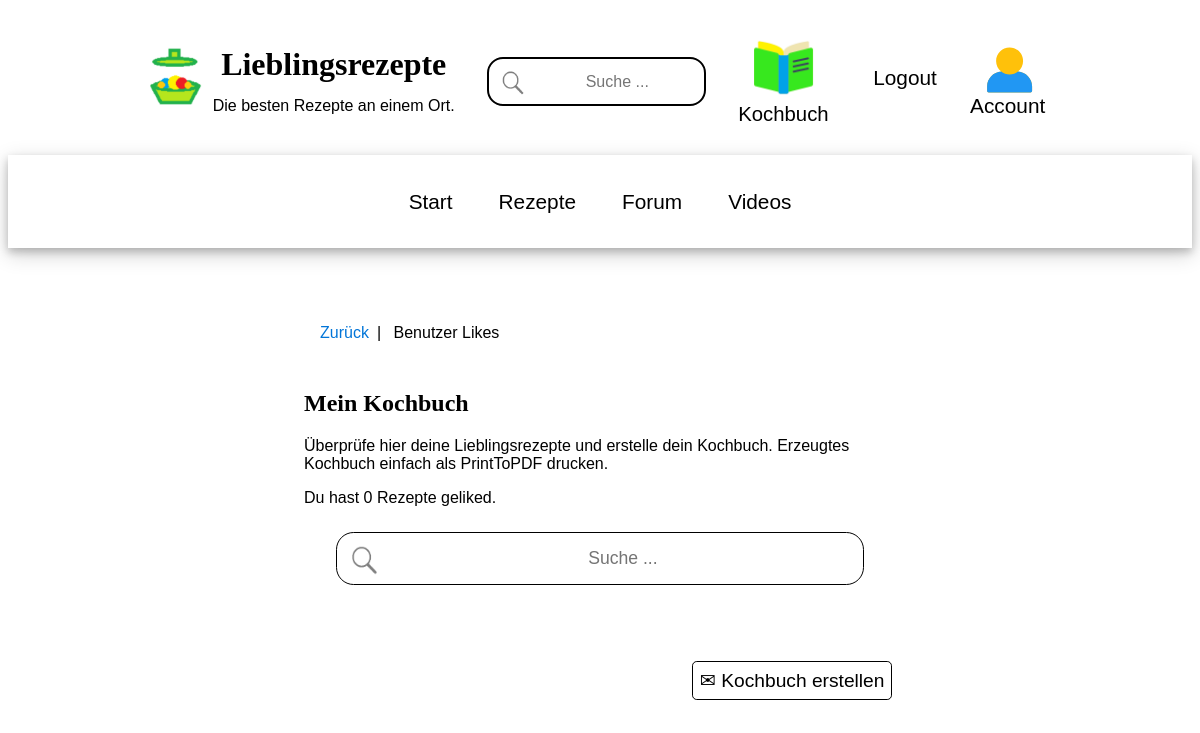
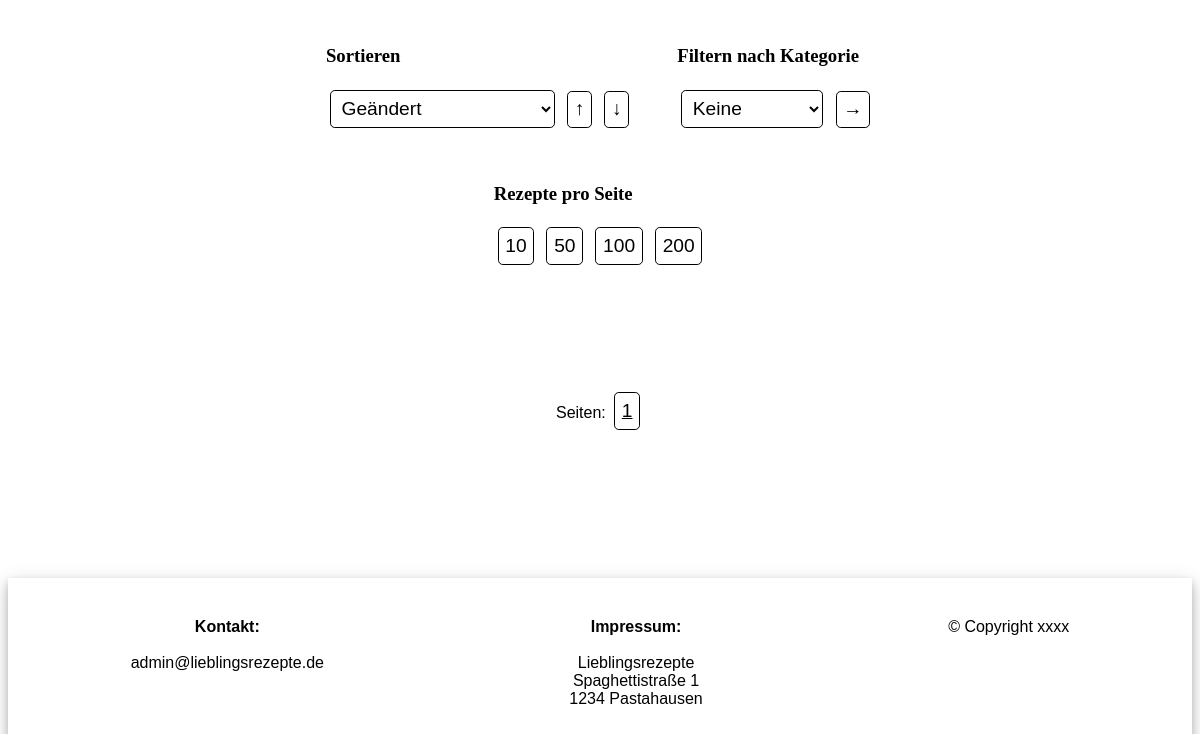
Before: /recipes-likes/ (signed in) with the older database file (2 pictures, top to bottom).
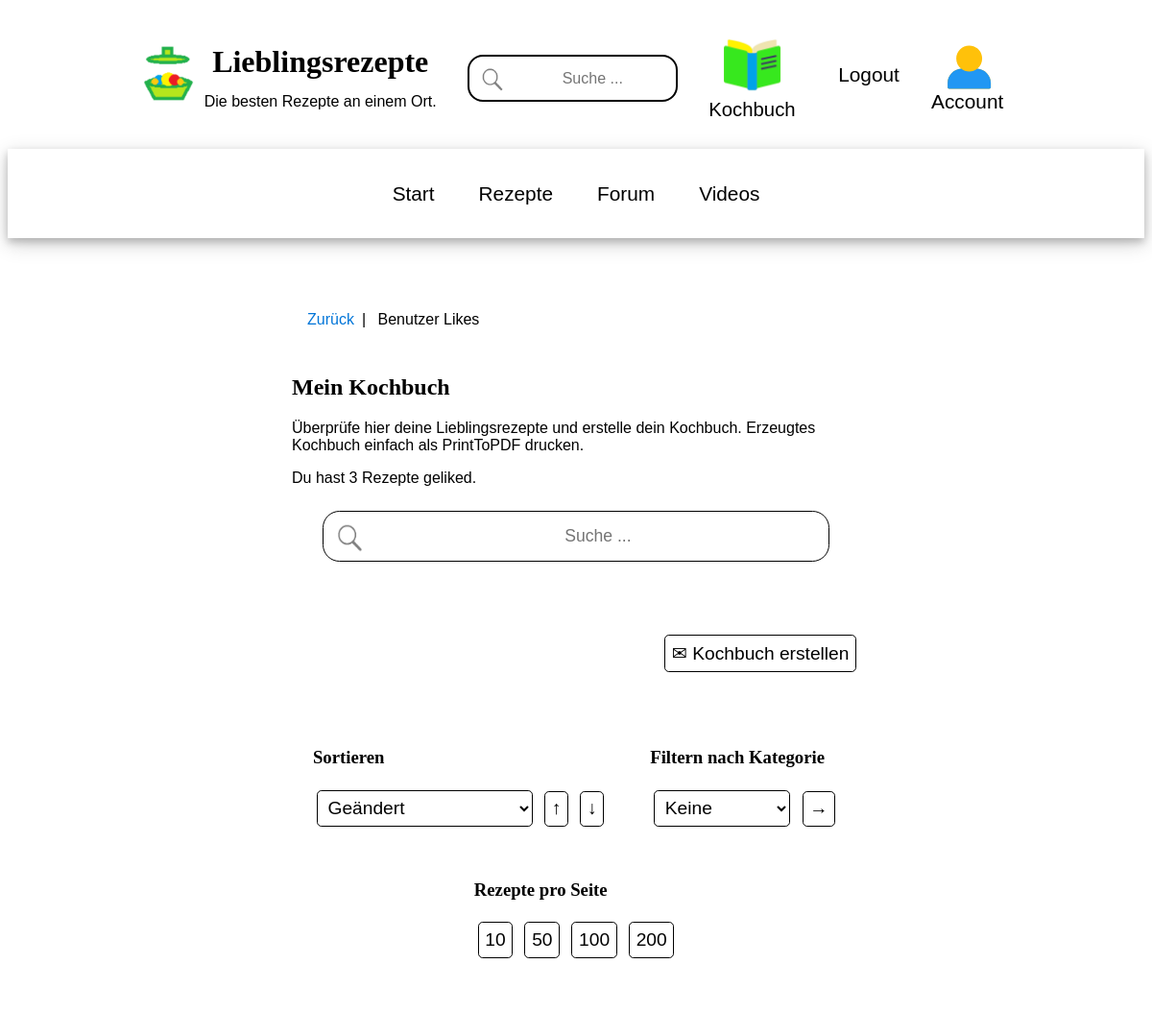
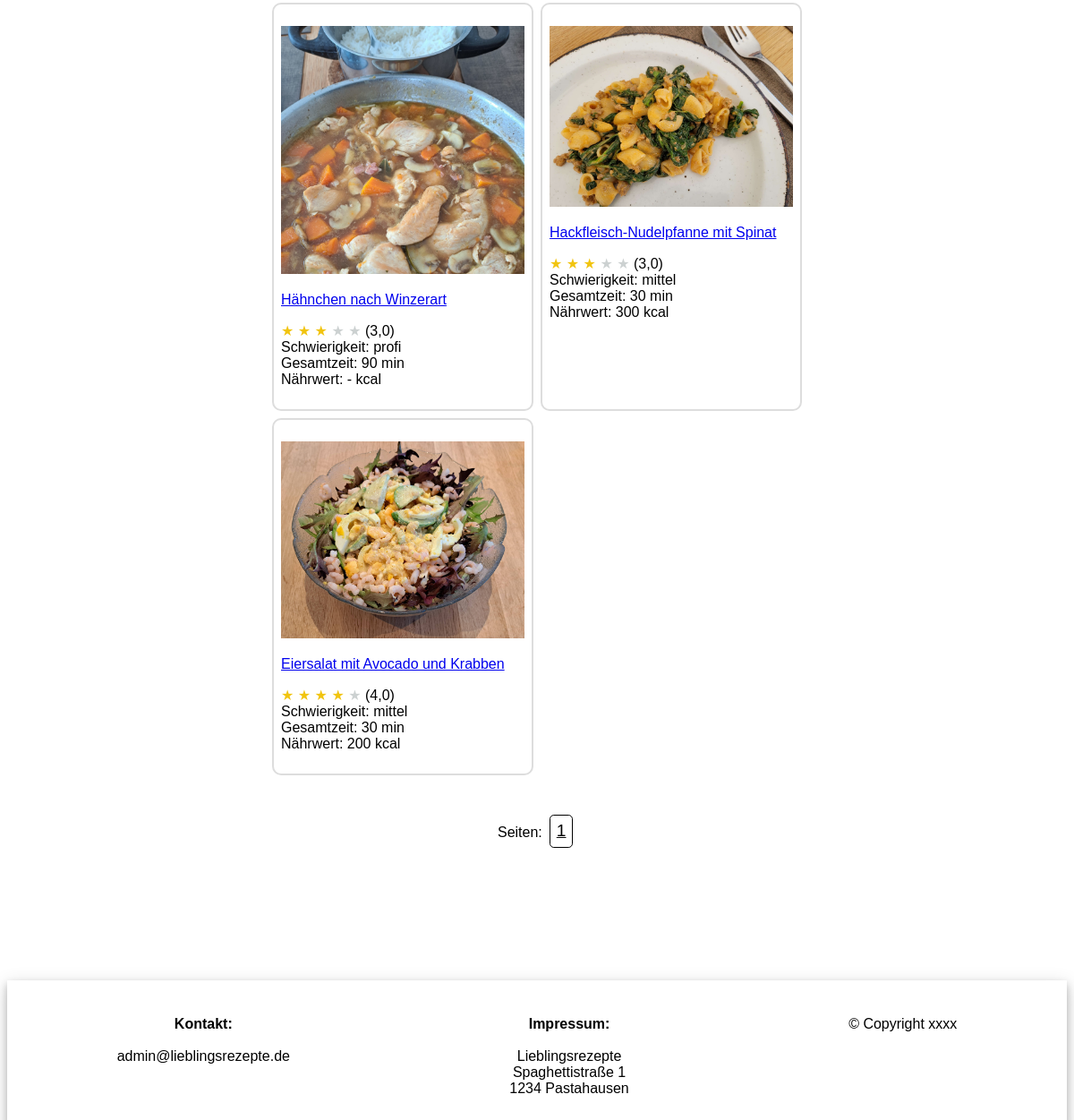
After: the same page with the newer database file (2 pictures, top to bottom).
### user_app/models.py (models this page shows)
class User(AbstractUser):
    name = models.CharField(max_length=200, null=True)
    email = models.EmailField(unique=True, null=True)
    biography = models.TextField(null=True)
    user_image = models.ImageField(null=True, default="users/avatar.jpg", upload_to="users")
    updated = models.DateTimeField(auto_now=True)
    created = models.DateTimeField(auto_now_add=True)
    USERNAME_FIELD = 'email'
    REQUIRED_FIELDS = ['username']

### recipes_app/models.py (models this page shows, shortened)
class Recipe(models.Model):
    owner = models.ForeignKey(User, on_delete=models.SET_NULL, null=True)
    likes = models.ManyToManyField(User,  blank=True, related_name="likes")
    name = models.CharField(max_length=500)
    updated = models.DateTimeField(auto_now=True)
    created = models.DateTimeField(auto_now_add=True)
    topic = models.ManyToManyField(Topic, blank=True)
    persons = models.IntegerField()
    ingredients = models.TextField(null=True, blank=True)
    steps = models.TextField(null=True, blank=True)
    tips = models.TextField(null=True, blank=True)
    reference = models.TextField(null=True, blank=True)
    reference_link = models.URLField(max_length=2048, null=True, blank=True)
    nutrients_person = models.FloatField(null=True, blank=True, default=0.0)
    nutrients_table = models.TextField(null=True, blank=True)
    expected_time_total = models.FloatField(null=True, blank=True, default=0.0)
    expected_time_work = models.FloatField(null=True, blank=True, default=0.0)
    expected_time_bake = models.FloatField(null=True, blank=True, default=0.0)
    expected_time_rest = models.FloatField(null=True, blank=True, default=0.0)
    difficulty = models.IntegerField(null=True, blank=True, default=0)
    image_meal = models.ImageField(blank=True, upload_to="recipes")
    video_meal = models.URLField(max_length=2048, null=True, blank=True)
    rating_mean = models.FloatField(null=True, blank=True, default=0.0)
    rating_count = models.IntegerField(null=True, blank=True, default=0)
    rating_1 = models.IntegerField(null=True, blank=True, default=0)
    rating_2 = models.IntegerField(null=True, blank=True, default=0)
    rating_3 = models.IntegerField(null=True, blank=True, default=0)
    rating_4 = models.IntegerField(null=True, blank=True, default=0)
    rating_5 = models.IntegerField(null=True, blank=True, default=0)
    class Meta:
        ordering = ['-updated', '-created']

### recipes_app/views.py (the view)
# urls.py: path('recipes-likes/', views.recipes_likes, name="recipes-likes"),
@login_required(login_url='user-login-required')
def recipes_likes(request):
    recipes_liked = request.user.likes.all()
    context = recipes_grid(recipes_liked, request)
    context["recipe_scr"] = "likes"
    return render(request, 'recipes_app/recipes_likes.html', context)

### recipes_app/pagination.py (called while the page is built)
    def valid_page(self, page_index: int):
        if self.number_of_pages <= 0:
            return 0
        return min(max(0, page_index), self.number_of_pages - 1)

    def get_items_for_page(self, list_of_items, page_index: int):
        if self.number_of_pages <= 0:
            return []
        return list_of_items[page_index*self.items_per_page:(page_index+1)*self.items_per_page]

### recipes_app/templates/recipes_app/recipes_likes.html (shortened to what this page needs)
{% extends 'main.html' %}
{% block content %}
<div class="main-container">
    <div class="main-middle-column">
        <ul class="breadcrumb">
          <li><a href="{{request.META.HTTP_REFERER}}">Zurück</a></li>
          <li>Benutzer Likes</li>
        </ul>
        <div class="card">
            <h2>Mein Kochbuch</h2>
            <p>Überprüfe hier deine Lieblingsrezepte und erstelle dein Kochbuch. Erzeugtes Kochbuch einfach als PrintToPDF drucken.</p>
            <p>Du hast {{request.user.likes.all.count|default_if_none:"0"}} Rezepte geliked.</p>
            <search>
                <form method="GET" action="{% url 'recipes-likes' %}">
                      <input type="text" name="q" placeholder="Suche ..."
                      />
                </form>
            </search>
        </div>
        <div style="text-align: right;">
             <a href="{% url 'recipes-book' %}" class="button-like" target="_blank">&#9993; Kochbuch erstellen </a>
        </div>
        {% include 'recipes_app/recipes_grid.html' %}
    </div>
</div>
{% endblock content %}

### recipes_app/templates/recipes_app/recipes_grid.html (shortened to what the changed rows need)
<div class="grid-container">
    {% for recipe in recipes %}
        <div class="grid-item">
            <p>
                {% if show_video %}
                    {% if recipe.image_meal %}
                    <a href="{% url 'recipe' recipe.id %}?img=vid&srcurl={{recipe_scr}}"><img src="{{ recipe.image_meal.url }}" style="width: 100%; height: 100%;" ></a>
                    {% endif %}
                {% else %}
                    {% if recipe.image_meal %}
                    <a href="{% url 'recipe' recipe.id %}?srcurl={{recipe_scr}}"><img src="{{ recipe.image_meal.url }}" style="width: 100%; height: 100%;" ></a>
                    {% endif %}
                {% endif %}
            </p>
            {% if show_video %}
                <a href="{% url 'recipe' recipe.id %}?img=vid&srcurl={{recipe_scr}}">{{recipe.name}}</a>
            {% else %}
                <a href="{% url 'recipe' recipe.id %}?srcurl={{recipe_scr}}">{{recipe.name}}</a>
            {% endif %}
            <p>
                {% if recipe.rating_mean %}
                    {% for i in '12345'|make_list  %}
                        {% if i|add:"0" <= recipe.rating_mean %}
                            <span style='color:#f1c40f'>&#9733;</span>
                        {% else %}
                            <span style='color:#ccd1d1'>&#9733;</span>
                        {% endif %}
                    {% endfor %}
                {% else %}
                    <span style='color:#ccd1d1'>&#9733; &#9733; &#9733; &#9733; &#9733;</span>
                {% endif %}
                ({{ recipe.rating_mean|default_if_none:"-" }}) <br>
                Schwierigkeit:
                {% if recipe.difficulty in diff_lookup %}
                    {% for key, value in diff_lookup.items %}
                    {% if key == recipe.difficulty %}
                        {{value}}
                    {% endif %}
                    {% endfor %}
                {% else %}
                    Grad {{ recipe.difficulty|default_if_none:"-" }}
                {% endif%}
                <br>
                Gesamtzeit: {{ recipe.expected_time_total|floatformat:"0" }} min <br>
                {% if  recipe.nutrients_person %}
                    Nährwert: {{ recipe.nutrients_person|floatformat:"0" }} kcal
                {% else %}
                    Nährwert: - kcal
                {% endif%}
            </p>
        </div>
    {% endfor %}
</div>

Changed rows visible on the page:
changed User: user.likes.all.count "0" → "3"
now on this page (row unchanged): Recipe: image_meal (picture), name "Hähnchen nach Winzerart", rating_mean "3,0", diff_lookup "profi", expected_time_total "90", nutrients_person "Nährwert: - kcal"
now on this page (row unchanged): Recipe: image_meal (picture), name "Hackfleisch-Nudelpfanne mit Spinat", rating_mean "3,0", diff_lookup "mittel", expected_time_total "30", nutrients_person "300"
now on this page (row unchanged): Recipe: image_meal (picture), name "Eiersalat mit Avocado und Krabben", rating_mean "4,0", diff_lookup "mittel", expected_time_total "30", nutrients_person "200"
